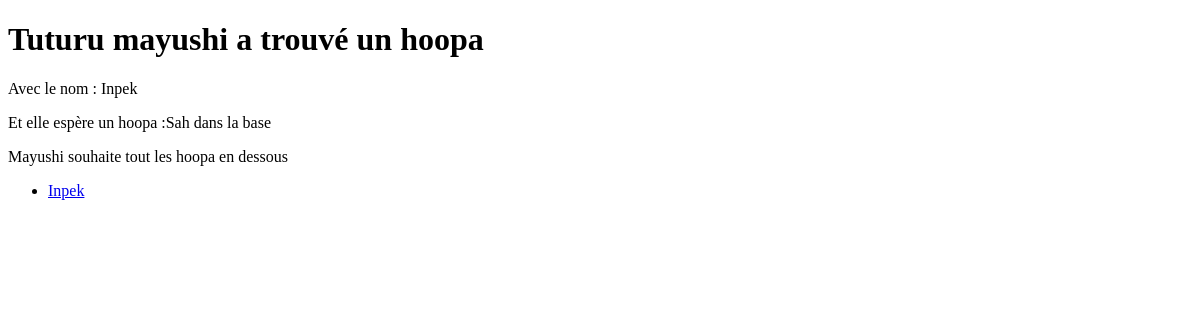
The app's page /budget/, older data.
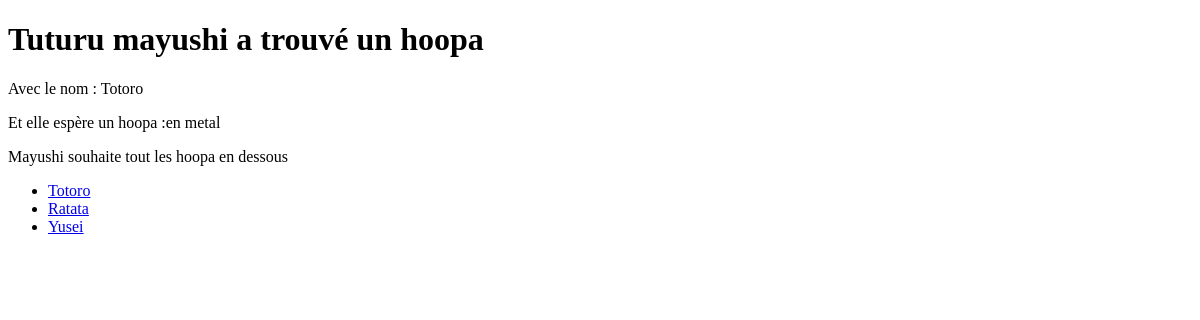
The same page, newer data.
### budget/models.py (models this page shows)
class Article(models.Model):
    title = models.TextField()
    content = models.TextField()

### budget/views.py (the view)
# urls.py: path('', index, name="index"),
def index(request):
    article_obj = Article.objects.get(id=1)
    queryset = Article.objects.all()
    context={
        "queryset": queryset,
        "title": article_obj.title,
        "content": article_obj.content,
    }
    STRING = render_to_string("budget/index.html",context=context)
    return HttpResponse(STRING)

### budget/templates/budget/index.html (shortened to what this page needs)
{% extends "budget/base.html" %}
{% load static %}
    {% block content %}
    <h1>Tuturu mayushi a trouvé un hoopa</h1>
    <p>Avec le nom : {{ title }}</p>
    <p>Et elle espère un hoopa :{{ content }}</p>
    <p>Mayushi souhaite tout les hoopa en dessous</p>
    <ul>
        {% for x in queryset %}
            {% if x.title%}
              <li><a href='sd{{ x.id }}'>{{ x.title }}</li>
            {% endif %}
        {% endfor %}
    </ul>
    {% endblock content %}

### budget/templates/budget/base.html (shortened to what this page needs)
<!DOCTYPE html>
<html lang="en" dir="ltr">
  <head>
  </head>
  <body>
  {% block content %}
  {% endblock content %}
  </body>
</html>

Row changes from the older to the newer data that the page shows:
removed Article: title "Inpek", content "Sah dans la base"
added Article: title "Totoro", content "en metal"
added Article: title "Ratata"
added Article: title "Yusei"
